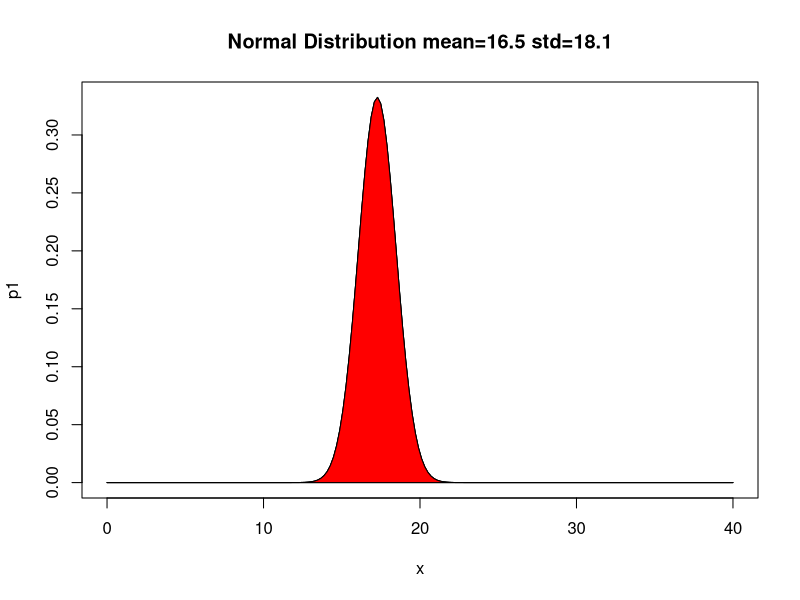

This figure's R source:
n=130
mean=17.27
std=1.2

#Number of tubes having length between 16.5cm and 18.1cm
x=seq(0,40,length=200)
p1=dnorm(x,mean,std)


plot(x,p1,type='l',main='Normal Distribution mean=16.5 std=18.1')
polygon(c(16.5,x,18.1),c(0,p1,0),col='red')

cf=pnorm(18.1,mean,std)-pnorm(16.5,mean,std)
number_tubes_1=round(cf*n)


#Number of tubes having length greater than 17 cm

polygon(c(17,x,40),c(0,p1,0),col='red')

cf2=1-pnorm(17,mean,std)
number_tubes_2=round(cf2*n)




